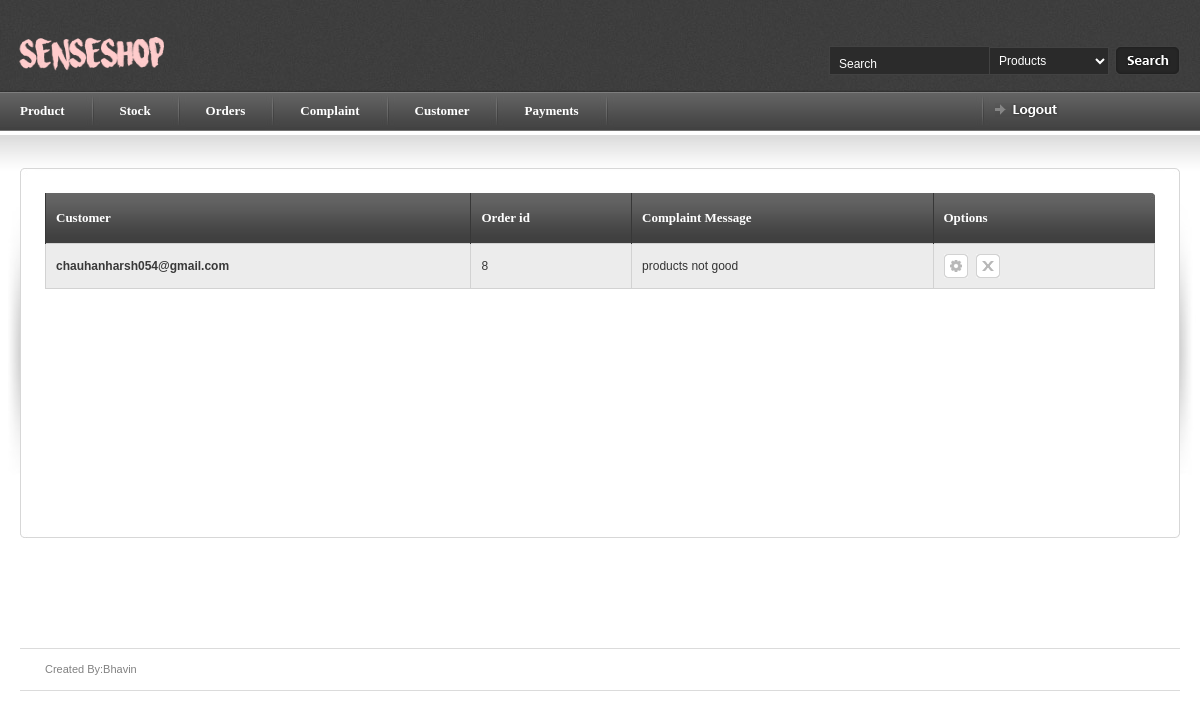
Page /myadmin/complaint (signed in) on the earlier database version.
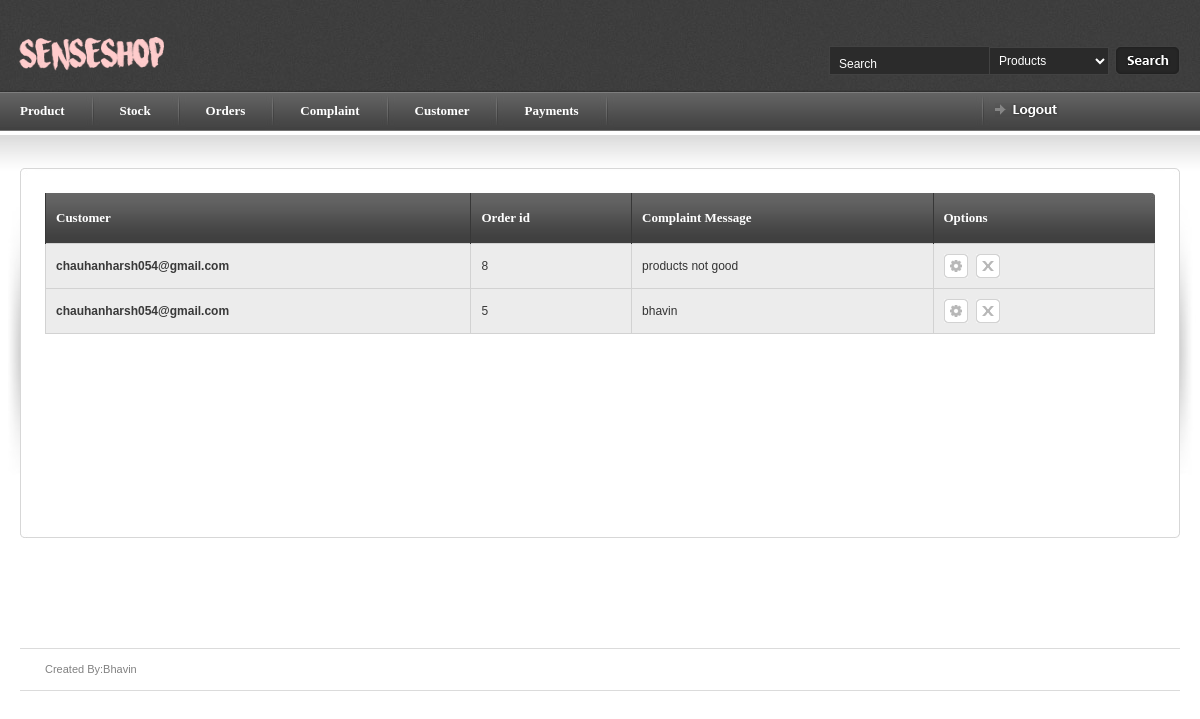
Same page on the later database version.
### myadmin/models.py (models this page shows, shortened)
class complaint(models.Model):
    c_id = models.ForeignKey(a,default=0,null=True,blank=True)
    o_id = models.ForeignKey(order_details)
    cm_msg = models.CharField(max_length=1000,null=True,blank=True)
    replay = models.CharField(max_length=1000,null=True,blank=True)
    flag = models.DecimalField(max_digits=2,decimal_places=0,null=True,blank=True,default=0)

class order_details(models.Model):
    pay_id = models.ForeignKey(payment,related_name='payment')
    c_id = models.ForeignKey(a,default=0)
    products = models.CharField(max_length=250,null=True,blank=True)
    quantity = models.CharField(max_length=250,null=True,blank=True)
    flag =models.DecimalField(max_digits=2,decimal_places=0)
    def __str__(self):
      return  str(self.id)

### login/models.py (models this page shows, shortened)
class customer(models.Model):
    cname = models.CharField(max_length=100,null=True,blank=True)
    email = models.CharField(max_length=250,null=True,blank=True)
    password = models.CharField(max_length=250,null=True,blank=True)
    mobile_no = models.DecimalField(max_digits=10,decimal_places=0,null=True,blank=True)
    address = models.CharField(max_length=500,null=True,blank=True)
    au_id = models.DecimalField(max_digits=200,decimal_places=0,default=0,null=True,blank=True)
    cflag = models.DecimalField(max_digits=2,decimal_places=0,default=0,null=True,blank=True)
    def __str__(self):
      return self.email

### myadmin/views.py (the view)
# urls.py: url(r'^myadmin/complaint$',b.ComplaintIndexView.as_view(),name='complaint'),
class ComplaintIndexView(generic.ListView):
    template_name = 'complaint.html'
    context_object_name = 'complaint'
    model = complaint
    paginate_by = 10
    def get_queryset(self):
        return complaint.objects.all()
    def dispatch(self,request ,*args, **kwargs):
        if request.session.has_key('myadmin'):
            a = 'hello'
        else:
            return redirect('index')
        return super(ComplaintIndexView, self).dispatch(request,*args, **kwargs)

### myadmin/templates/complaint.html (shortened to what this page needs)
{% load staticfiles %}
{% include 'article_start.html' %}
    <table border="0" width="100%" cellpadding="0" cellspacing="0" id="content-table">
        <tr>
            <th rowspan="3" class="sized"><img src="{% static 'images/shared/side_shadowleft.jpg'%}" width="20" height="300" alt="" /></th>
            <th class="topleft"></th>
            <td id="tbl-border-top">&nbsp;</td>
            <th class="topright"></th>
            <th rowspan="3" class="sized"><img src="{% static 'images/shared/side_shadowright.jpg'%}" width="20" height="300" alt="" /></th>
        </tr>
    <tr>
        <td id="tbl-border-left"></td>
        <td>
            <div id="content-table-inner">
                <div id="table-content">
                    <form id="mainform" action="">
                        <table border="0" width="100%" cellpadding="0" cellspacing="0" id="product-table">
                         <tr>
                            <th class="table-header-repeat line-left"><a>Customer</a></th>
                            <th class="table-header-repeat line-left"><a>Order id</a></th>
                            <th class="table-header-repeat line-left"><a>Complaint Message</a></th>
                            <th class="table-header-options line-left"><a>Options</a></th>
                        </tr>
                        {% for com in complaint %}
                            <tr class="alternate-row">
                                    <td><b><a href="{% url 'customer_detail' com.c_id_id %}">{{ com.c_id }}</a></b></td>
                                    <td><a href="{% url 'order_details' com.o_id_id">{{ com.o_id }}</a></td>
                                    <td>{{ com.cm_msg }}</td>
                                    <td> <a href="{% url "complaint_update" com.id %}" title="Replay" class="icon-1 info-tooltip"> </a>
                                         <a href="{% url "complaint_delete" com.id %}" title="Delete" class="icon-2 info-tooltip"></a>
                                    </td>
                                </tr>
                            {% endfor %}
                        </table>
                    </form>
        </div>
</div>
         </td>
     <td id="tbl-border-right"></td>
 </tr>
 <tr>
     <th class="sized bottomleft"></th>
     <td id="tbl-border-bottom">&nbsp;</td>
     <th class="sized bottomright"></th>
 </tr>
 </table>
</div>
{% include 'article_close.html' %}

Differences in the rows shown:
added complaint: c_id "chauhanharsh054@gmail.com", o_id "5", cm_msg "bhavin"
